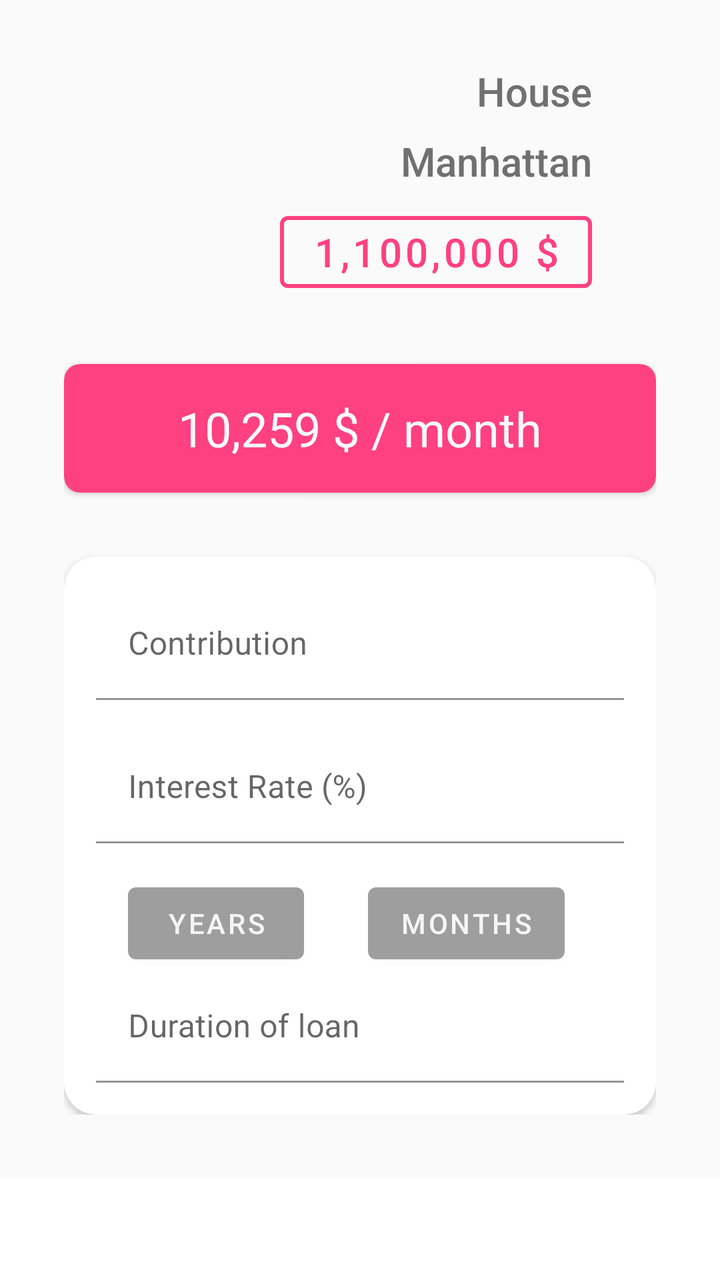
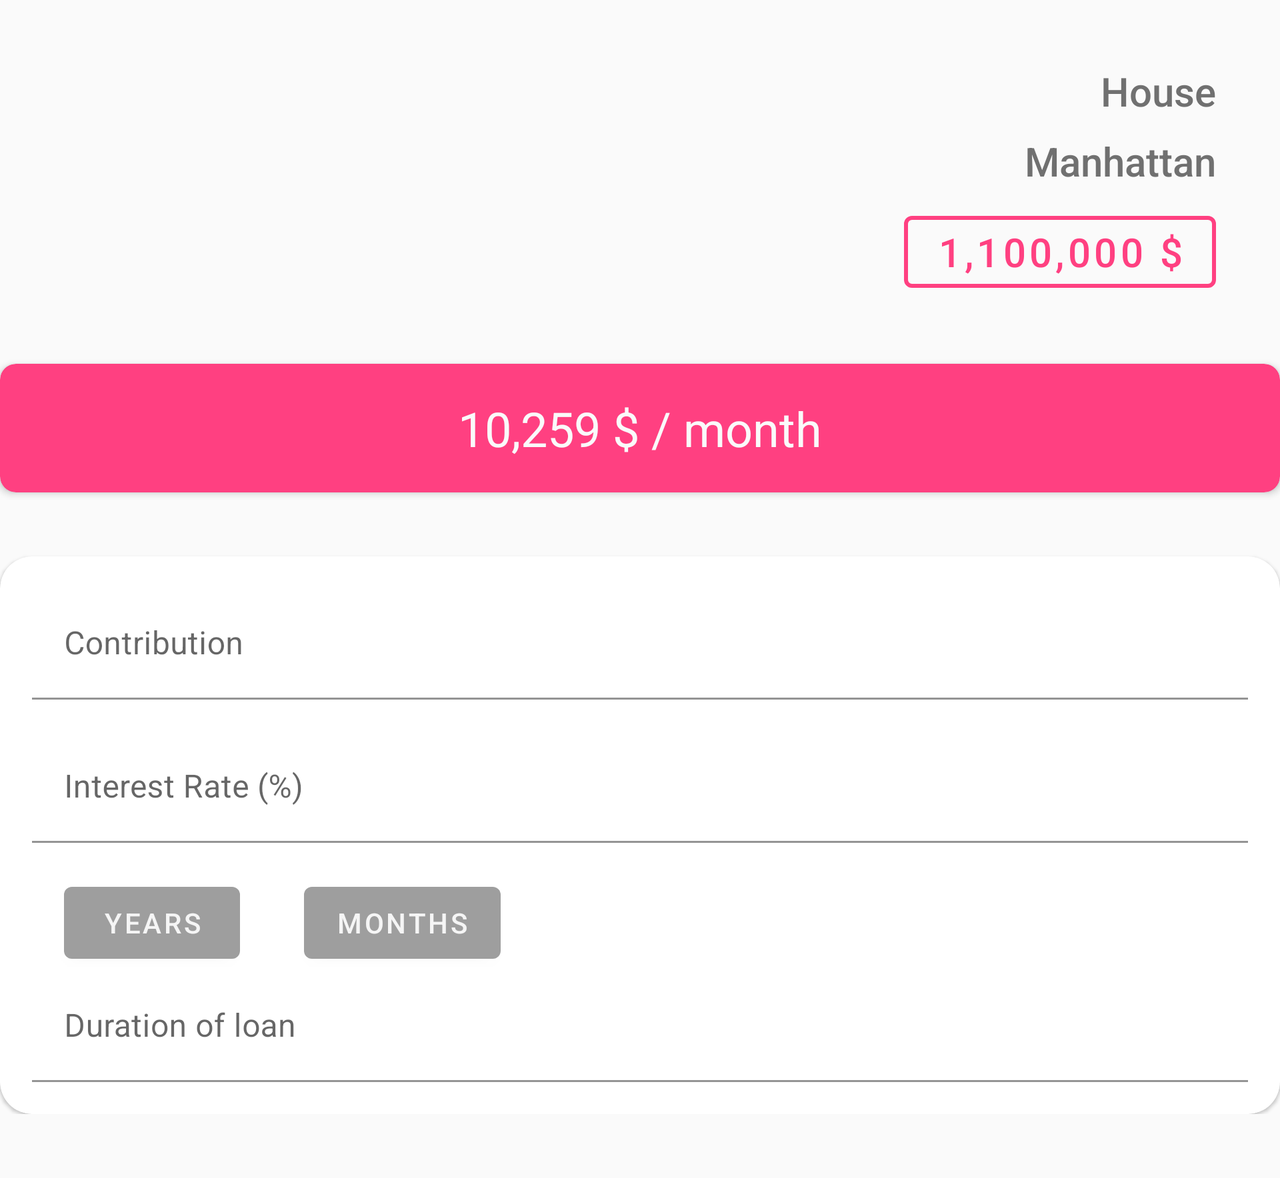

An Android layout and its configuration variant, each rendered on a device that would load it. The default file and the variant file are quoted in full after the pictures.
<!-- AndroidManifest.xml: application theme AppTheme -->
<!-- res/layout/fragment_loan_simulator.xml -->
<?xml version="1.0" encoding="utf-8"?>
<androidx.core.widget.NestedScrollView
    xmlns:android="http://schemas.android.com/apk/res/android"
    xmlns:app="http://schemas.android.com/apk/res-auto"
    xmlns:tools="http://schemas.android.com/tools"
    android:id="@+id/fragment_loan_simulator"
    android:layout_width="match_parent"
    android:layout_height="match_parent"
    tools:context=".ui.fragments.LoanSimulator">

    <androidx.constraintlayout.widget.ConstraintLayout
        android:layout_width="match_parent"
        android:layout_height="match_parent"
        android:background="@color/colorWhite"
        android:padding="@dimen/size_b">
        <TextView
            android:id="@+id/loan_property_type"
            style="@style/TextAppearance.AppCompat.Title"
            android:layout_width="wrap_content"
            android:layout_height="wrap_content"
            android:layout_marginHorizontal="@dimen/size_b"
            android:textColor="@color/colorPrimaryDark"
            app:layout_constraintEnd_toEndOf="parent"
            app:layout_constraintTop_toTopOf="parent"
            tools:text="House" />

        <TextView
            android:id="@+id/loan_property_quarter"
            style="@style/TextAppearance.AppCompat.Title"
            android:layout_width="wrap_content"
            android:layout_height="wrap_content"
            android:layout_marginHorizontal="@dimen/size_b"
            android:layout_marginVertical="@dimen/size_s"
            android:textColor="@color/colorPrimaryDark"
            app:layout_constraintEnd_toEndOf="parent"
            app:layout_constraintTop_toBottomOf="@+id/loan_property_type"
            tools:text="Manhattan" />

        <com.google.android.material.button.MaterialButton
            android:id="@+id/loan_property_price"
            style="@style/ButtonOutline"
            android:layout_width="wrap_content"
            android:layout_height="wrap_content"
            android:layout_marginHorizontal="@dimen/size_b"
            android:layout_marginVertical="@dimen/size_s"
            android:enabled="false"
            android:textSize="@dimen/size_text_m"
            app:layout_constraintEnd_toEndOf="parent"
            app:layout_constraintTop_toBottomOf="@+id/loan_property_quarter"
            tools:text="1,100,000 $" />

        <androidx.cardview.widget.CardView
            android:id="@+id/loan_calc_result_card"
            android:layout_width="match_parent"
            android:layout_height="wrap_content"
            android:layout_marginVertical="@dimen/size_b"
            android:elevation="@dimen/cardview_default_elevation"
            app:cardBackgroundColor="@color/colorAccent"
            app:cardCornerRadius="@dimen/size_s"
            app:layout_constraintStart_toStartOf="parent"
            app:layout_constraintTop_toBottomOf="@+id/loan_property_price">

            <androidx.appcompat.widget.LinearLayoutCompat
                android:layout_width="match_parent"
                android:layout_height="wrap_content"
                android:layout_gravity="center"
                android:orientation="vertical">

                <TextView
                    android:id="@+id/loan_calc_result"
                    android:layout_width="match_parent"
                    android:layout_height="wrap_content"
                    android:layout_marginVertical="@dimen/size_n"
                    android:fontFamily="sans-serif"
                    android:textAlignment="center"
                    android:textColor="@color/colorWhite"
                    android:textSize="@dimen/size_text_b"
                    tools:text="10,259 $ / month" />

            </androidx.appcompat.widget.LinearLayoutCompat>
        </androidx.cardview.widget.CardView>

        <androidx.cardview.widget.CardView
            android:id="@+id/loan_calc_inputs"
            android:layout_width="match_parent"
            android:layout_height="wrap_content"
            android:layout_marginVertical="@dimen/size_b"
            app:cardCornerRadius="@dimen/size_n"
            app:layout_constraintStart_toStartOf="parent"
            app:layout_constraintTop_toBottomOf="@+id/loan_calc_result_card">

            <LinearLayout
                android:layout_width="match_parent"
                android:layout_height="match_parent"
                android:orientation="vertical"
                android:padding="@dimen/size_n">

                <com.google.android.material.textfield.TextInputLayout
                    android:id="@+id/loan_text_layout_contrib"
                    style="@style/InputLayout"
                    android:layout_width="match_parent"
                    android:layout_height="wrap_content"
                    android:hint="@string/loan_calc_contribution">

                    <com.google.android.material.textfield.TextInputEditText
                        android:id="@+id/loan_calc_contribution"
                        android:layout_width="match_parent"
                        android:layout_height="match_parent"
                        android:background="@android:color/white"
                        android:inputType="number" />
                </com.google.android.material.textfield.TextInputLayout>

                <com.google.android.material.textfield.TextInputLayout
                    android:id="@+id/loan_text_layout_rate"
                    style="@style/InputLayout"
                    android:layout_width="match_parent"
                    android:layout_height="wrap_content"
                    android:layout_marginVertical="@dimen/size_n"
                    android:hint="@string/loan_interest_rate">

                    <com.google.android.material.textfield.TextInputEditText
                        android:id="@+id/loan_calc_interest"
                        android:layout_width="match_parent"
                        android:layout_height="wrap_content"
                        android:background="@android:color/white"
                        android:inputType="number" />
                </com.google.android.material.textfield.TextInputLayout>

                <LinearLayout
                    android:layout_width="wrap_content"
                    android:layout_height="wrap_content"
                    android:orientation="horizontal">

                    <Button
                        android:id="@+id/loan_calc_btn_month"
                        style="@style/ButtonOutlineGray"
                        android:layout_width="match_parent"
                        android:layout_height="wrap_content"
                        android:layout_marginHorizontal="@dimen/size_n"
                        android:text="@string/loan_years" />

                    <Button
                        android:id="@+id/loan_calc_btn_year"
                        style="@style/ButtonOutlineGray"
                        android:layout_width="match_parent"
                        android:layout_height="wrap_content"
                        android:layout_marginHorizontal="@dimen/size_n"
                        android:text="@string/loan_months" />
                </LinearLayout>

                <com.google.android.material.textfield.TextInputLayout
                    android:id="@+id/loan_text_layout_duration"
                    style="@style/InputLayout"
                    android:layout_width="match_parent"
                    android:layout_height="wrap_content">

                    <com.google.android.material.textfield.TextInputEditText
                        android:id="@+id/loan_calc_duration"
                        android:layout_width="match_parent"
                        android:layout_height="wrap_content"
                        android:background="@android:color/white"
                        android:hint="@string/loan_duration"
                        android:inputType="number" />
                </com.google.android.material.textfield.TextInputLayout>
            </LinearLayout>
        </androidx.cardview.widget.CardView>

    </androidx.constraintlayout.widget.ConstraintLayout>


</androidx.core.widget.NestedScrollView>
<!-- resources referenced by this layout -->
<resources>
  <color name="colorAccent">#ff4081</color>
  <color name="colorPrimaryDark">#707070</color>
  <color name="colorWhite">#fafafa</color>
  <!-- from res/values-xxhdpi/ -->
  <dimen name="size_b">32dp</dimen>
  <!-- from res/values-xxhdpi/ -->
  <dimen name="size_n">16dp</dimen>
  <!-- from res/values-xxhdpi/ -->
  <dimen name="size_s">8dp</dimen>
  <!-- from res/values-xxhdpi/ -->
  <dimen name="size_text_b">24sp</dimen>
  <!-- from res/values-xxhdpi/ -->
  <dimen name="size_text_m">20sp</dimen>
  <string name="loan_calc_contribution">Contribution</string>
  <string name="loan_duration">Duration of loan</string>
  <string name="loan_interest_rate">Interest Rate (%)</string>
  <string name="loan_months">Months</string>
  <string name="loan_years">Years</string>
  <style name="ButtonOutline" parent="Widget.MaterialComponents.Button.OutlinedButton">
          <item name="strokeWidth">2dp</item>
          <item name="strokeColor">?attr/colorSecondary</item>
          <item name="android:textColor">?attr/colorSecondary</item>
          <item name="iconTint">?attr/colorSecondary</item>
          <item name="rippleColor">?attr/colorOnSecondary</item>
      </style>
  <style name="AppTheme" parent="Theme.MaterialComponents.Light.DarkActionBar">
          
          <item name="colorPrimary">@color/colorPrimary</item>
          <item name="colorPrimaryDark">@color/colorPrimaryDark</item>
          <item name="colorAccent">@color/colorAccent</item>
          <item name="colorPrimaryVariant">@color/colorPrimaryLight</item>
          <item name="colorOnPrimary">@color/colorTextPrimary</item>
          <item name="colorSecondary">@color/colorAccent</item>
          <item name="colorSecondaryVariant">@color/colorAccentDark</item>
          <item name="colorOnSecondary">@color/colorTextAccent</item>
          <item name="colorError">@color/colorAccentDark</item>
          <item name="colorOnError">@color/colorTextAccent</item>
          <item name="android:itemBackground">@color/colorPrimaryLight</item>
          <item name="textInputStyle">@style/TextInputLayout</item>
      </style>
  <color name="colorPrimary">#9e9e9e</color>
  <color name="colorPrimaryLight">#cfcfcf</color>
  <color name="colorTextPrimary">#f5f5f5</color>
  <color name="colorAccentDark">#c60055</color>
  <color name="colorTextAccent">#fce4ec</color>
  <style name="TextInputLayout" parent="Widget.MaterialComponents.TextInputLayout.FilledBox">
          <item name="boxBackgroundMode">filled</item>
          <item name="boxBackgroundColor">@android:color/transparent</item>
      </style>
</resources>
<!-- res/layout-land/fragment_loan_simulator.xml (the repository's variant of the layout above) -->
<!-- drawn on the phone turned sideways -->
<?xml version="1.0" encoding="utf-8"?>
<androidx.core.widget.NestedScrollView xmlns:android="http://schemas.android.com/apk/res/android"
    xmlns:app="http://schemas.android.com/apk/res-auto"
    xmlns:tools="http://schemas.android.com/tools"
    android:id="@+id/fragment_loan_simulator"
    android:layout_width="match_parent"
    android:layout_height="match_parent"
    android:background="@color/colorWhite"
    tools:context=".ui.fragments.LoanSimulator">

    <androidx.constraintlayout.widget.ConstraintLayout
        android:layout_width="match_parent"
        android:layout_height="match_parent"
        android:background="@color/colorWhite"
        android:paddingHorizontal="@dimen/land_padding"
        android:paddingVertical="@dimen/size_b">

        <TextView
            android:id="@+id/loan_property_type"
            style="@style/TextAppearance.AppCompat.Title"
            android:layout_width="wrap_content"
            android:layout_height="wrap_content"
            android:layout_marginHorizontal="@dimen/size_b"
            android:textColor="@color/colorPrimaryDark"
            app:layout_constraintEnd_toEndOf="parent"
            app:layout_constraintTop_toTopOf="parent"
            tools:text="House" />

        <TextView
            android:id="@+id/loan_property_quarter"
            style="@style/TextAppearance.AppCompat.Title"
            android:layout_width="wrap_content"
            android:layout_height="wrap_content"
            android:layout_marginHorizontal="@dimen/size_b"
            android:layout_marginVertical="@dimen/size_s"
            android:textColor="@color/colorPrimaryDark"
            app:layout_constraintEnd_toEndOf="parent"
            app:layout_constraintTop_toBottomOf="@+id/loan_property_type"
            tools:text="Manhattan" />

        <com.google.android.material.button.MaterialButton
            android:id="@+id/loan_property_price"
            style="@style/ButtonOutline"
            android:layout_width="wrap_content"
            android:layout_height="wrap_content"
            android:layout_marginHorizontal="@dimen/size_b"
            android:layout_marginVertical="@dimen/size_s"
            android:enabled="false"
            android:textSize="@dimen/size_text_m"
            app:layout_constraintEnd_toEndOf="parent"
            app:layout_constraintTop_toBottomOf="@+id/loan_property_quarter"
            tools:text="1,100,000 $" />

        <androidx.cardview.widget.CardView
            android:id="@+id/loan_calc_result_card"
            android:layout_width="match_parent"
            android:layout_height="wrap_content"
            android:layout_marginVertical="@dimen/size_b"
            android:elevation="@dimen/cardview_default_elevation"
            app:cardBackgroundColor="@color/colorAccent"
            app:cardCornerRadius="@dimen/size_s"
            app:layout_constraintStart_toStartOf="parent"
            app:layout_constraintTop_toBottomOf="@+id/loan_property_price">

            <androidx.appcompat.widget.LinearLayoutCompat
                android:layout_width="match_parent"
                android:layout_height="wrap_content"
                android:layout_gravity="center"
                android:orientation="vertical">

                <TextView
                    android:id="@+id/loan_calc_result"
                    android:layout_width="match_parent"
                    android:layout_height="wrap_content"
                    android:layout_marginVertical="@dimen/size_n"
                    android:fontFamily="sans-serif"
                    android:textAlignment="center"
                    android:textColor="@color/colorWhite"
                    android:textSize="@dimen/size_text_b"
                    tools:text="10,259 $ / month" />

            </androidx.appcompat.widget.LinearLayoutCompat>
        </androidx.cardview.widget.CardView>

        <com.google.android.material.card.MaterialCardView
            android:id="@+id/loan_calc_inputs"
            android:layout_width="match_parent"
            android:layout_height="wrap_content"
            android:layout_marginVertical="@dimen/size_b"
            app:cardCornerRadius="@dimen/size_n"
            app:layout_constraintStart_toStartOf="parent"
            app:layout_constraintTop_toBottomOf="@+id/loan_calc_result_card">

            <androidx.appcompat.widget.LinearLayoutCompat
                android:layout_width="match_parent"
                android:layout_height="match_parent"
                android:orientation="vertical"
                android:padding="@dimen/size_n">

                <com.google.android.material.textfield.TextInputLayout
                    android:id="@+id/loan_text_layout_contrib"
                    style="@style/InputLayout"
                    android:layout_width="match_parent"
                    android:layout_height="wrap_content"
                    android:hint="@string/loan_calc_contribution">

                    <com.google.android.material.textfield.TextInputEditText
                        android:id="@+id/loan_calc_contribution"
                        android:layout_width="match_parent"
                        android:layout_height="match_parent"
                        android:background="@android:color/white"
                        android:inputType="number" />
                </com.google.android.material.textfield.TextInputLayout>

                <com.google.android.material.textfield.TextInputLayout
                    android:id="@+id/loan_text_layout_interest"
                    style="@style/InputLayout"
                    android:layout_width="match_parent"
                    android:layout_height="wrap_content"
                    android:layout_marginVertical="@dimen/size_n"
                    android:hint="@string/loan_interest_rate">

                    <com.google.android.material.textfield.TextInputEditText
                        android:id="@+id/loan_calc_interest"
                        android:layout_width="match_parent"
                        android:layout_height="wrap_content"
                        android:background="@android:color/white"
                        android:inputType="number" />
                </com.google.android.material.textfield.TextInputLayout>

                <LinearLayout
                    android:layout_width="wrap_content"
                    android:layout_height="wrap_content"
                    android:orientation="horizontal">

                    <Button
                        android:id="@+id/loan_calc_btn_month"
                        style="@style/ButtonOutlineGray"
                        android:layout_width="match_parent"
                        android:layout_height="wrap_content"
                        android:layout_marginHorizontal="@dimen/size_n"
                        android:text="@string/loan_years" />

                    <Button
                        android:id="@+id/loan_calc_btn_year"
                        style="@style/ButtonOutlineGray"
                        android:layout_width="match_parent"
                        android:layout_height="wrap_content"
                        android:layout_marginHorizontal="@dimen/size_n"
                        android:text="@string/loan_months" />
                </LinearLayout>

                <com.google.android.material.textfield.TextInputLayout
                    android:id="@+id/loan_text_layout_duration"
                    style="@style/InputLayout"
                    android:layout_width="match_parent"
                    android:layout_height="wrap_content">

                    <com.google.android.material.textfield.TextInputEditText
                        android:id="@+id/loan_calc_duration"
                        android:layout_width="match_parent"
                        android:layout_height="wrap_content"
                        android:background="@android:color/white"
                        android:hint="@string/loan_duration"
                        android:inputType="number" />
                </com.google.android.material.textfield.TextInputLayout>
            </androidx.appcompat.widget.LinearLayoutCompat>
        </com.google.android.material.card.MaterialCardView>

    </androidx.constraintlayout.widget.ConstraintLayout>


</androidx.core.widget.NestedScrollView>
